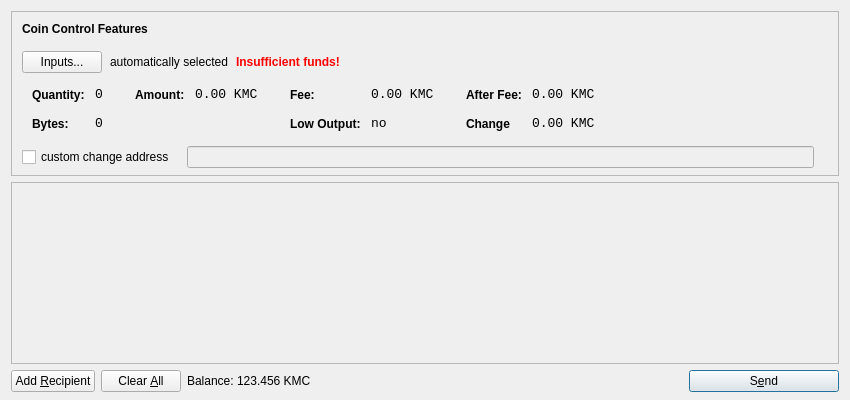
<?xml version="1.0" encoding="UTF-8"?>
<ui version="4.0">
 <class>SendCoinsDialog</class>
 <widget class="QDialog" name="SendCoinsDialog">
  <property name="geometry">
   <rect>
    <x>0</x>
    <y>0</y>
    <width>850</width>
    <height>400</height>
   </rect>
  </property>
  <property name="windowTitle">
   <string>Send Coins</string>
  </property>
  <layout class="QVBoxLayout" name="verticalLayout" stretch="0,1,0">
   <property name="bottomMargin">
    <number>8</number>
   </property>
   <item>
    <widget class="QFrame" name="frameCoinControl">
     <property name="sizePolicy">
      <sizepolicy hsizetype="Expanding" vsizetype="Expanding">
       <horstretch>0</horstretch>
       <verstretch>0</verstretch>
      </sizepolicy>
     </property>
     <property name="maximumSize">
      <size>
       <width>16777215</width>
       <height>16777215</height>
      </size>
     </property>
     <property name="frameShape">
      <enum>QFrame::StyledPanel</enum>
     </property>
     <property name="frameShadow">
      <enum>QFrame::Sunken</enum>
     </property>
     <layout class="QVBoxLayout" name="verticalLayoutCoinControl2">
      <property name="spacing">
       <number>-1</number>
      </property>
      <property name="leftMargin">
       <number>0</number>
      </property>
      <property name="topMargin">
       <number>0</number>
      </property>
      <property name="rightMargin">
       <number>0</number>
      </property>
      <property name="bottomMargin">
       <number>6</number>
      </property>
      <item>
       <layout class="QVBoxLayout" name="verticalLayoutCoinControl" stretch="0,0,0,0,1">
        <property name="spacing">
         <number>0</number>
        </property>
        <property name="leftMargin">
         <number>10</number>
        </property>
        <property name="topMargin">
         <number>10</number>
        </property>
        <item>
         <layout class="QHBoxLayout" name="horizontalLayoutCoinControl1">
          <property name="bottomMargin">
           <number>15</number>
          </property>
          <item>
           <widget class="QLabel" name="labelCoinControlFeatures">
            <property name="sizePolicy">
             <sizepolicy hsizetype="Preferred" vsizetype="Maximum">
              <horstretch>0</horstretch>
              <verstretch>0</verstretch>
             </sizepolicy>
            </property>
            <property name="font">
             <font>
              <weight>75</weight>
              <bold>true</bold>
             </font>
            </property>
            <property name="styleSheet">
             <string notr="true">font-weight:bold;</string>
            </property>
            <property name="text">
             <string>Coin Control Features</string>
            </property>
           </widget>
          </item>
         </layout>
        </item>
        <item>
         <layout class="QHBoxLayout" name="horizontalLayoutCoinControl2" stretch="0,0,0,0">
          <property name="spacing">
           <number>8</number>
          </property>
          <property name="bottomMargin">
           <number>10</number>
          </property>
          <item>
           <widget class="QPushButton" name="pushButtonCoinControl">
            <property name="styleSheet">
             <string notr="true"/>
            </property>
            <property name="text">
             <string>Inputs...</string>
            </property>
           </widget>
          </item>
          <item>
           <widget class="QLabel" name="labelCoinControlAutomaticallySelected">
            <property name="text">
             <string>automatically selected</string>
            </property>
            <property name="margin">
             <number>5</number>
            </property>
           </widget>
          </item>
          <item>
           <widget class="QLabel" name="labelCoinControlInsuffFunds">
            <property name="font">
             <font>
              <weight>75</weight>
              <bold>true</bold>
             </font>
            </property>
            <property name="styleSheet">
             <string notr="true">color:red;font-weight:bold;</string>
            </property>
            <property name="text">
             <string>Insufficient funds!</string>
            </property>
            <property name="margin">
             <number>5</number>
            </property>
           </widget>
          </item>
          <item>
           <spacer name="horizontalSpacerCoinControl">
            <property name="orientation">
             <enum>Qt::Horizontal</enum>
            </property>
            <property name="sizeHint" stdset="0">
             <size>
              <width>40</width>
              <height>1</height>
             </size>
            </property>
           </spacer>
          </item>
         </layout>
        </item>
        <item>
         <widget class="QWidget" name="widgetCoinControl" native="true">
          <property name="sizePolicy">
           <sizepolicy hsizetype="Preferred" vsizetype="Preferred">
            <horstretch>0</horstretch>
            <verstretch>0</verstretch>
           </sizepolicy>
          </property>
          <property name="minimumSize">
           <size>
            <width>0</width>
            <height>0</height>
           </size>
          </property>
          <property name="styleSheet">
           <string notr="true"/>
          </property>
          <layout class="QHBoxLayout" name="horizontalLayoutCoinControl5">
           <property name="margin">
            <number>0</number>
           </property>
           <item>
            <layout class="QHBoxLayout" name="horizontalLayoutCoinControl3" stretch="0,0,0,1">
             <property name="spacing">
              <number>20</number>
             </property>
             <property name="topMargin">
              <number>0</number>
             </property>
             <property name="bottomMargin">
              <number>10</number>
             </property>
             <item>
              <layout class="QFormLayout" name="formLayoutCoinControl1">
               <property name="horizontalSpacing">
                <number>10</number>
               </property>
               <property name="verticalSpacing">
                <number>14</number>
               </property>
               <property name="leftMargin">
                <number>10</number>
               </property>
               <property name="topMargin">
                <number>4</number>
               </property>
               <property name="rightMargin">
                <number>6</number>
               </property>
               <item row="0" column="0">
                <widget class="QLabel" name="labelCoinControlQuantityText">
                 <property name="styleSheet">
                  <string notr="true">font-weight:bold;</string>
                 </property>
                 <property name="text">
                  <string>Quantity:</string>
                 </property>
                 <property name="margin">
                  <number>0</number>
                 </property>
                </widget>
               </item>
               <item row="0" column="1">
                <widget class="QLabel" name="labelCoinControlQuantity">
                 <property name="font">
                  <font>
                   <family>Monospace</family>
                   <pointsize>10</pointsize>
                  </font>
                 </property>
                 <property name="cursor">
                  <cursorShape>IBeamCursor</cursorShape>
                 </property>
                 <property name="contextMenuPolicy">
                  <enum>Qt::ActionsContextMenu</enum>
                 </property>
                 <property name="text">
                  <string>0</string>
                 </property>
                 <property name="margin">
                  <number>0</number>
                 </property>
                 <property name="textInteractionFlags">
                  <set>Qt::LinksAccessibleByMouse|Qt::TextSelectableByKeyboard|Qt::TextSelectableByMouse</set>
                 </property>
                </widget>
               </item>
               <item row="1" column="0">
                <widget class="QLabel" name="labelCoinControlBytesText">
                 <property name="styleSheet">
                  <string notr="true">font-weight:bold;</string>
                 </property>
                 <property name="text">
                  <string>Bytes:</string>
                 </property>
                </widget>
               </item>
               <item row="1" column="1">
                <widget class="QLabel" name="labelCoinControlBytes">
                 <property name="font">
                  <font>
                   <family>Monospace</family>
                   <pointsize>10</pointsize>
                  </font>
                 </property>
                 <property name="cursor">
                  <cursorShape>IBeamCursor</cursorShape>
                 </property>
                 <property name="contextMenuPolicy">
                  <enum>Qt::ActionsContextMenu</enum>
                 </property>
                 <property name="text">
                  <string>0</string>
                 </property>
                 <property name="textInteractionFlags">
                  <set>Qt::LinksAccessibleByMouse|Qt::TextSelectableByKeyboard|Qt::TextSelectableByMouse</set>
                 </property>
                </widget>
               </item>
              </layout>
             </item>
             <item>
              <layout class="QFormLayout" name="formLayoutCoinControl2">
               <property name="horizontalSpacing">
                <number>10</number>
               </property>
               <property name="verticalSpacing">
                <number>14</number>
               </property>
               <property name="leftMargin">
                <number>6</number>
               </property>
               <property name="topMargin">
                <number>4</number>
               </property>
               <property name="rightMargin">
                <number>6</number>
               </property>
               <item row="0" column="0">
                <widget class="QLabel" name="labelCoinControlAmountText">
                 <property name="styleSheet">
                  <string notr="true">font-weight:bold;</string>
                 </property>
                 <property name="text">
                  <string>Amount:</string>
                 </property>
                 <property name="margin">
                  <number>0</number>
                 </property>
                </widget>
               </item>
               <item row="0" column="1">
                <widget class="QLabel" name="labelCoinControlAmount">
                 <property name="font">
                  <font>
                   <family>Monospace</family>
                   <pointsize>10</pointsize>
                  </font>
                 </property>
                 <property name="cursor">
                  <cursorShape>IBeamCursor</cursorShape>
                 </property>
                 <property name="contextMenuPolicy">
                  <enum>Qt::ActionsContextMenu</enum>
                 </property>
                 <property name="text">
                  <string notr="true">0.00 KMC</string>
                 </property>
                 <property name="textInteractionFlags">
                  <set>Qt::LinksAccessibleByMouse|Qt::TextSelectableByKeyboard|Qt::TextSelectableByMouse</set>
                 </property>
                </widget>
               </item>
              </layout>
             </item>
             <item>
              <layout class="QFormLayout" name="formLayoutCoinControl3">
               <property name="horizontalSpacing">
                <number>10</number>
               </property>
               <property name="verticalSpacing">
                <number>14</number>
               </property>
               <property name="leftMargin">
                <number>6</number>
               </property>
               <property name="topMargin">
                <number>4</number>
               </property>
               <property name="rightMargin">
                <number>6</number>
               </property>
               <item row="0" column="0">
                <widget class="QLabel" name="labelCoinControlFeeText">
                 <property name="styleSheet">
                  <string notr="true">font-weight:bold;</string>
                 </property>
                 <property name="text">
                  <string>Fee:</string>
                 </property>
                 <property name="margin">
                  <number>0</number>
                 </property>
                </widget>
               </item>
               <item row="0" column="1">
                <widget class="QLabel" name="labelCoinControlFee">
                 <property name="font">
                  <font>
                   <family>Monospace</family>
                   <pointsize>10</pointsize>
                  </font>
                 </property>
                 <property name="cursor">
                  <cursorShape>IBeamCursor</cursorShape>
                 </property>
                 <property name="contextMenuPolicy">
                  <enum>Qt::ActionsContextMenu</enum>
                 </property>
                 <property name="text">
                  <string notr="true">0.00 KMC</string>
                 </property>
                 <property name="textInteractionFlags">
                  <set>Qt::LinksAccessibleByMouse|Qt::TextSelectableByKeyboard|Qt::TextSelectableByMouse</set>
                 </property>
                </widget>
               </item>
               <item row="1" column="0">
                <widget class="QLabel" name="labelCoinControlLowOutputText">
                 <property name="styleSheet">
                  <string notr="true">font-weight:bold;</string>
                 </property>
                 <property name="text">
                  <string>Low Output:</string>
                 </property>
                </widget>
               </item>
               <item row="1" column="1">
                <widget class="QLabel" name="labelCoinControlLowOutput">
                 <property name="font">
                  <font>
                   <family>Monospace</family>
                   <pointsize>10</pointsize>
                  </font>
                 </property>
                 <property name="cursor">
                  <cursorShape>IBeamCursor</cursorShape>
                 </property>
                 <property name="contextMenuPolicy">
                  <enum>Qt::ActionsContextMenu</enum>
                 </property>
                 <property name="text">
                  <string>no</string>
                 </property>
                 <property name="textInteractionFlags">
                  <set>Qt::LinksAccessibleByMouse|Qt::TextSelectableByKeyboard|Qt::TextSelectableByMouse</set>
                 </property>
                </widget>
               </item>
              </layout>
             </item>
             <item>
              <layout class="QFormLayout" name="formLayoutCoinControl4">
               <property name="horizontalSpacing">
                <number>10</number>
               </property>
               <property name="verticalSpacing">
                <number>14</number>
               </property>
               <property name="leftMargin">
                <number>6</number>
               </property>
               <property name="topMargin">
                <number>4</number>
               </property>
               <property name="rightMargin">
                <number>6</number>
               </property>
               <item row="0" column="0">
                <widget class="QLabel" name="labelCoinControlAfterFeeText">
                 <property name="styleSheet">
                  <string notr="true">font-weight:bold;</string>
                 </property>
                 <property name="text">
                  <string>After Fee:</string>
                 </property>
                 <property name="margin">
                  <number>0</number>
                 </property>
                </widget>
               </item>
               <item row="0" column="1">
                <widget class="QLabel" name="labelCoinControlAfterFee">
                 <property name="font">
                  <font>
                   <family>Monospace</family>
                   <pointsize>10</pointsize>
                  </font>
                 </property>
                 <property name="cursor">
                  <cursorShape>IBeamCursor</cursorShape>
                 </property>
                 <property name="contextMenuPolicy">
                  <enum>Qt::ActionsContextMenu</enum>
                 </property>
                 <property name="text">
                  <string notr="true">0.00 KMC</string>
                 </property>
                 <property name="textInteractionFlags">
                  <set>Qt::LinksAccessibleByMouse|Qt::TextSelectableByKeyboard|Qt::TextSelectableByMouse</set>
                 </property>
                </widget>
               </item>
               <item row="1" column="0">
                <widget class="QLabel" name="labelCoinControlChangeText">
                 <property name="styleSheet">
                  <string notr="true">font-weight:bold;</string>
                 </property>
                 <property name="text">
                  <string>Change</string>
                 </property>
                </widget>
               </item>
               <item row="1" column="1">
                <widget class="QLabel" name="labelCoinControlChange">
                 <property name="font">
                  <font>
                   <family>Monospace</family>
                   <pointsize>10</pointsize>
                  </font>
                 </property>
                 <property name="cursor">
                  <cursorShape>IBeamCursor</cursorShape>
                 </property>
                 <property name="contextMenuPolicy">
                  <enum>Qt::ActionsContextMenu</enum>
                 </property>
                 <property name="text">
                  <string notr="true">0.00 KMC</string>
                 </property>
                 <property name="textInteractionFlags">
                  <set>Qt::LinksAccessibleByMouse|Qt::TextSelectableByKeyboard|Qt::TextSelectableByMouse</set>
                 </property>
                </widget>
               </item>
              </layout>
             </item>
            </layout>
           </item>
          </layout>
         </widget>
        </item>
        <item>
         <layout class="QHBoxLayout" name="horizontalLayoutCoinControl4" stretch="0,0,0">
          <property name="spacing">
           <number>12</number>
          </property>
          <property name="sizeConstraint">
           <enum>QLayout::SetDefaultConstraint</enum>
          </property>
          <property name="topMargin">
           <number>5</number>
          </property>
          <property name="rightMargin">
           <number>5</number>
          </property>
          <item>
           <widget class="QCheckBox" name="checkBoxCoinControlChange">
            <property name="text">
             <string>custom change address</string>
            </property>
           </widget>
          </item>
          <item>
           <widget class="QLineEdit" name="lineEditCoinControlChange">
            <property name="enabled">
             <bool>false</bool>
            </property>
            <property name="sizePolicy">
             <sizepolicy hsizetype="Expanding" vsizetype="Fixed">
              <horstretch>0</horstretch>
              <verstretch>0</verstretch>
             </sizepolicy>
            </property>
           </widget>
          </item>
          <item>
           <widget class="QLabel" name="labelCoinControlChangeLabel">
            <property name="sizePolicy">
             <sizepolicy hsizetype="Preferred" vsizetype="Expanding">
              <horstretch>0</horstretch>
              <verstretch>0</verstretch>
             </sizepolicy>
            </property>
            <property name="minimumSize">
             <size>
              <width>0</width>
              <height>0</height>
             </size>
            </property>
            <property name="text">
             <string/>
            </property>
            <property name="margin">
             <number>3</number>
            </property>
           </widget>
          </item>
         </layout>
        </item>
        <item>
         <spacer name="verticalSpacerCoinControl">
          <property name="orientation">
           <enum>Qt::Vertical</enum>
          </property>
          <property name="sizeHint" stdset="0">
           <size>
            <width>800</width>
            <height>1</height>
           </size>
          </property>
         </spacer>
        </item>
       </layout>
      </item>
     </layout>
    </widget>
   </item>
   <item>
    <widget class="QScrollArea" name="scrollArea">
     <property name="widgetResizable">
      <bool>true</bool>
     </property>
     <widget class="QWidget" name="scrollAreaWidgetContents">
      <property name="geometry">
       <rect>
        <x>0</x>
        <y>0</y>
        <width>830</width>
        <height>165</height>
       </rect>
      </property>
      <layout class="QVBoxLayout" name="verticalLayout_2">
       <property name="margin">
        <number>0</number>
       </property>
       <item>
        <layout class="QVBoxLayout" name="entries">
         <property name="spacing">
          <number>6</number>
         </property>
        </layout>
       </item>
       <item>
        <spacer name="verticalSpacer">
         <property name="orientation">
          <enum>Qt::Vertical</enum>
         </property>
         <property name="sizeHint" stdset="0">
          <size>
           <width>20</width>
           <height>40</height>
          </size>
         </property>
        </spacer>
       </item>
      </layout>
     </widget>
    </widget>
   </item>
   <item>
    <layout class="QHBoxLayout" name="horizontalLayout">
     <item>
      <widget class="QPushButton" name="addButton">
       <property name="toolTip">
        <string>Send to multiple recipients at once</string>
       </property>
       <property name="text">
        <string>Add &amp;Recipient</string>
       </property>
       <property name="autoDefault">
        <bool>false</bool>
       </property>
      </widget>
     </item>
     <item>
      <widget class="QPushButton" name="clearButton">
       <property name="sizePolicy">
        <sizepolicy hsizetype="Minimum" vsizetype="Fixed">
         <horstretch>0</horstretch>
         <verstretch>0</verstretch>
        </sizepolicy>
       </property>
       <property name="toolTip">
        <string>Remove all transaction fields</string>
       </property>
       <property name="text">
        <string>Clear &amp;All</string>
       </property>
       <property name="autoRepeatDelay">
        <number>300</number>
       </property>
       <property name="autoDefault">
        <bool>false</bool>
       </property>
      </widget>
     </item>
     <item>
      <layout class="QHBoxLayout" name="horizontalLayout_2">
       <property name="spacing">
        <number>3</number>
       </property>
       <item>
        <widget class="QLabel" name="label">
         <property name="sizePolicy">
          <sizepolicy hsizetype="Preferred" vsizetype="Fixed">
           <horstretch>0</horstretch>
           <verstretch>0</verstretch>
          </sizepolicy>
         </property>
         <property name="text">
          <string>Balance:</string>
         </property>
        </widget>
       </item>
       <item>
        <widget class="QLabel" name="labelBalance">
         <property name="sizePolicy">
          <sizepolicy hsizetype="Preferred" vsizetype="Fixed">
           <horstretch>0</horstretch>
           <verstretch>0</verstretch>
          </sizepolicy>
         </property>
         <property name="cursor">
          <cursorShape>IBeamCursor</cursorShape>
         </property>
         <property name="text">
          <string notr="true">123.456 KMC</string>
         </property>
         <property name="textInteractionFlags">
          <set>Qt::LinksAccessibleByMouse|Qt::TextSelectableByKeyboard|Qt::TextSelectableByMouse</set>
         </property>
        </widget>
       </item>
      </layout>
     </item>
     <item>
      <spacer name="horizontalSpacer">
       <property name="orientation">
        <enum>Qt::Horizontal</enum>
       </property>
       <property name="sizeHint" stdset="0">
        <size>
         <width>40</width>
         <height>20</height>
        </size>
       </property>
      </spacer>
     </item>
     <item>
      <widget class="QPushButton" name="sendButton">
       <property name="minimumSize">
        <size>
         <width>150</width>
         <height>0</height>
        </size>
       </property>
       <property name="toolTip">
        <string>Confirm the send action</string>
       </property>
       <property name="text">
        <string>S&amp;end</string>
       </property>
       <property name="icon">
        <iconset resource="../bitcoin.qrc">
         <normaloff>:/icons/send</normaloff>:/icons/send</iconset>
       </property>
       <property name="default">
        <bool>true</bool>
       </property>
      </widget>
     </item>
    </layout>
   </item>
  </layout>
 </widget>
 <resources>
  <include location="../bitcoin.qrc"/>
 </resources>
 <connections/>
</ui>
